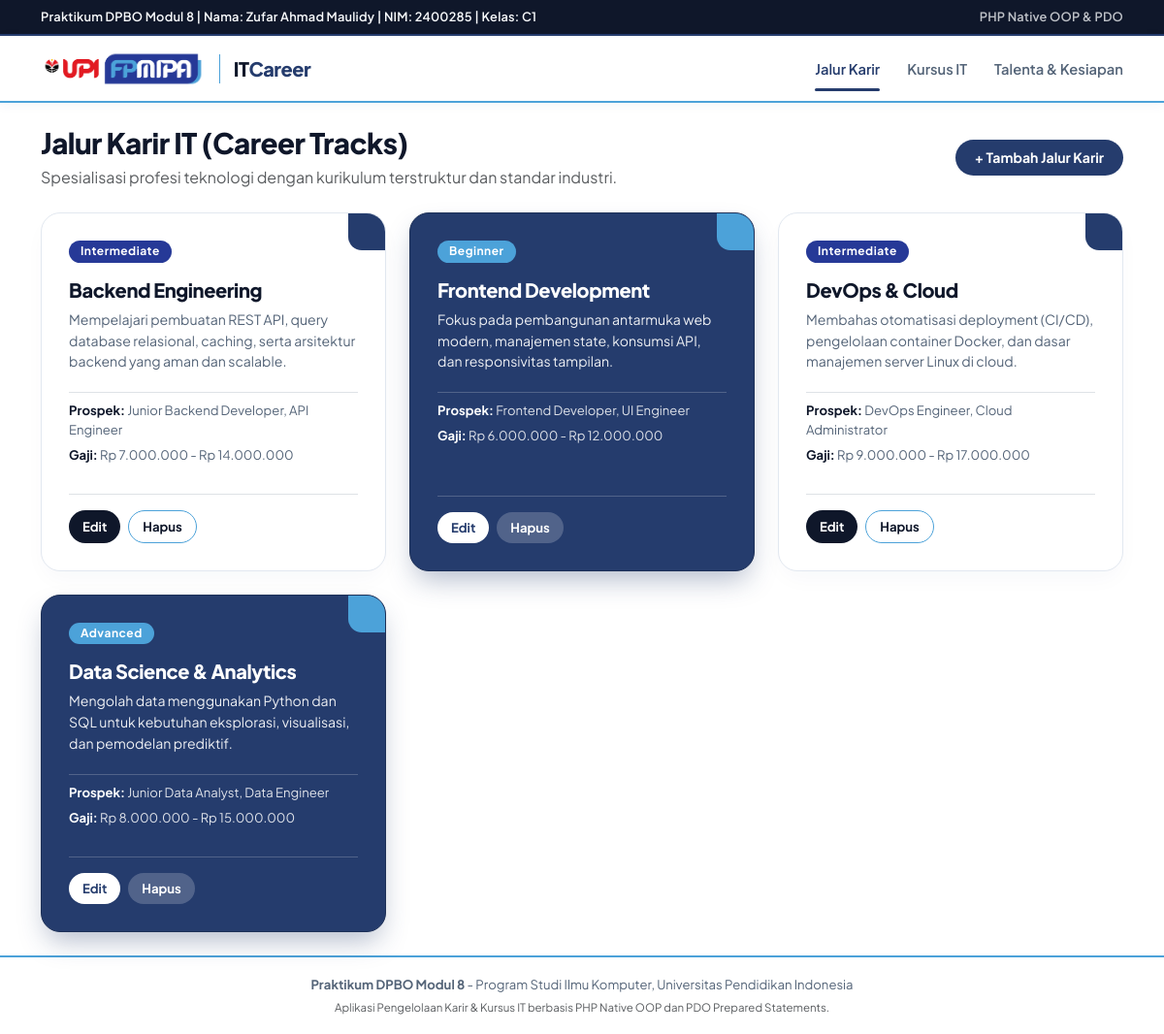
The page / on the database its author committed.
### tables this page shows
CREATE TABLE `tracks` (
  `id` INT AUTO_INCREMENT PRIMARY KEY,
  `track_name` VARCHAR(100) NOT NULL,
  `career_prospect` VARCHAR(150) NOT NULL,
  `estimated_salary` VARCHAR(60) NOT NULL,
  `difficulty_level` ENUM('Beginner', 'Intermediate', 'Advanced') NOT NULL DEFAULT 'Beginner',
  `description` TEXT,
  `created_at` TIMESTAMP DEFAULT CURRENT_TIMESTAMP
);

### class/Track.php (called while the page is built, shortened)
<?php
class Track {
    private ?PDO $db;
    private string $table = "tracks";
    public function __construct(?PDO $dbConnection) {
        $this->db = $dbConnection;
    }
    public function getAll(): array {
        $sql = "SELECT * FROM {$this->table} ORDER BY id ASC";
        $stmt = $this->db->prepare($sql);
        $stmt->execute();
        return $stmt->fetchAll();
    }
}

### view/tracks.php (the view, shortened to what this page needs)
<?php
$edit_data = null;
?>
<div class="d-flex justify-content-between align-items-center flex-wrap gap-3 mb-4">
    <div>
        <h1 class="page-title">Jalur Karir IT (Career Tracks)</h1>
        <p class="text-muted mb-0">Spesialisasi profesi teknologi dengan kurikulum terstruktur dan standar industri.</p>
    </div>
    <div>
        <button class="btn-pill btn-pill-primary" type="button" data-bs-toggle="collapse" data-bs-target="#formCollapseTrack" aria-expanded="<?= $edit_data ? 'true' : 'false'; ?>">
            <?= $edit_data ? 'Tutup Form' : '+ Tambah Jalur Karir'; ?>
        </button>
    </div>
</div>
<?php if (empty($trackList)): ?>
    <div class="card-custom p-5 text-center text-muted">
        <p class="mb-2">Belum ada data jalur karir yang terdaftar.</p>
        <small>Klik tombol <strong>+ Tambah Jalur Karir</strong> di atas untuk membuat entitas baru.</small>
    </div>
<?php else: ?>
    <div class="track-grid">
        <?php foreach ($trackList as $index => $item): ?>
            <?php
            $isAlternate = ($index % 2 === 1);
            ?>
            <?php if (!$isAlternate): ?>
                <div class="track-card-a">
                    <div>
                        <div class="d-flex justify-content-between align-items-center mb-3">
                            <span class="badge-pill-rose"><?= htmlspecialchars($item['difficulty_level']); ?></span>
                        </div>
                        <h3 class="track-title"><?= htmlspecialchars($item['track_name']); ?></h3>
                        <p class="track-desc"><?= htmlspecialchars($item['description']); ?></p>
                        <div class="pt-2 border-top">
                            <div class="track-info-item">
                                <strong>Prospek:</strong> <?= htmlspecialchars($item['career_prospect']); ?>
                            </div>
                            <div class="track-info-item">
                                <strong>Gaji:</strong> <?= htmlspecialchars($item['estimated_salary']); ?>
                            </div>
                        </div>
                    </div>
                    <div class="d-flex gap-2 mt-4 pt-3 border-top">
                        <a href="index.php?page=tracks&action=edit&id=<?= $item['id']; ?>" class="btn-pill btn-pill-dark btn-pill-sm">
                            Edit
                        </a>
                        <a href="index.php?page=tracks&action=delete&id=<?= $item['id']; ?>" class="btn-pill btn-pill-outline btn-pill-sm" onclick="return confirm('Hapus jalur karir ini? Kursus terkait akan ikut terhapus via CASCADE.')">
                            Hapus
                        </a>
                    </div>
                </div>
            <?php else: ?>
                <div class="track-card-b">
                    <div>
                        <div class="d-flex justify-content-between align-items-center mb-3">
                            <span class="badge-pill-blush"><?= htmlspecialchars($item['difficulty_level']); ?></span>
                        </div>
                        <h3 class="track-title"><?= htmlspecialchars($item['track_name']); ?></h3>
                        <p class="track-desc"><?= htmlspecialchars($item['description']); ?></p>
                        <div class="pt-2 border-top" style="border-color: rgba(255,255,255,0.2) !important;">
                            <div class="track-info-item">
                                <strong>Prospek:</strong> <?= htmlspecialchars($item['career_prospect']); ?>
                            </div>
                            <div class="track-info-item">
                                <strong>Gaji:</strong> <?= htmlspecialchars($item['estimated_salary']); ?>
                            </div>
                        </div>
                    </div>
                    <div class="d-flex gap-2 mt-4 pt-3 border-top" style="border-color: rgba(255,255,255,0.2) !important;">
                        <a href="index.php?page=tracks&action=edit&id=<?= $item['id']; ?>" class="btn-pill btn-pill-white btn-pill-sm">
                            Edit
                        </a>
                        <a href="index.php?page=tracks&action=delete&id=<?= $item['id']; ?>" class="btn-pill btn-pill-sm" style="background: rgba(255,255,255,0.2) !important; color: #FFFFFF !important;" onclick="return confirm('Hapus jalur karir ini? Kursus terkait akan ikut terhapus via CASCADE.')">
                            Hapus
                        </a>
                    </div>
                </div>
            <?php endif; ?>
        <?php endforeach; ?>
    </div>
<?php endif; ?>

### style.css (style rules this page uses)
:root { --brand-navy: #253C6D; --brand-navy-dark: #1D3057; --brand-red: var(--brand-navy); --brand-red-dark: var(--brand-navy-dark); --brand-blue: #263997; --brand-sky: #4CA2D9; --brand-rose: var(--brand-blue); --brand-blush: var(--brand-sky); --bg-cream: #FFFFFF; --bg-card: #FFFFFF; --text-main: #0F172A; --text-muted: #546478; --border-subtle: #E2E8F0; --btn-dark: #0F172A; --bg-page: #FFFFFF; }
* { box-sizing: border-box; }
body { font-family: 'Plus Jakarta Sans', -apple-system, BlinkMacSystemFont, sans-serif; background-color: var(--bg-page); color: var(--text-muted); min-height: 100vh; display: flex; flex-direction: column; margin: 0; line-height: 1.5; }
h1, h2, h3, h4, h5, h6, .page-title, .section-title, .card-title { font-family: 'Plus Jakarta Sans', sans-serif; color: var(--text-main); font-weight: 800; line-height: 1.2; letter-spacing: -0.02em; }
.page-title { font-size: 1.85rem; margin-bottom: 0.35rem; }
.badge-pill-rose, .badge-pill-blue { border-radius: 9999px; padding: 4px 12px; font-size: 0.75rem; font-weight: 700; color: #FFFFFF; background-color: var(--brand-blue); display: inline-flex; align-items: center; justify-content: center; line-height: 1.2; letter-spacing: 0.5px; }
.badge-pill-blush, .badge-pill-sky, .badge-pill-gold { border-radius: 9999px; padding: 4px 12px; font-size: 0.75rem; font-weight: 700; color: #FFFFFF; background-color: var(--brand-sky); display: inline-flex; align-items: center; justify-content: center; line-height: 1.2; letter-spacing: 0.5px; }
.btn-pill { border-radius: 9999px !important; padding: 8px 20px; font-weight: 700; font-size: 0.88rem; display: inline-flex; align-items: center; justify-content: center; gap: 6px; border: none; text-decoration: none; transition: all 0.2s cubic-bezier(0.4, 0, 0.2, 1); cursor: pointer; }
.btn-pill-primary { background-color: var(--brand-red) !important; color: #FFFFFF !important; }
.btn-pill-dark { background-color: var(--btn-dark) !important; color: #FFFFFF !important; }
.btn-pill-white { background-color: #FFFFFF !important; color: var(--brand-red) !important; }
.btn-pill-outline { background-color: transparent !important; color: var(--text-main) !important; border: 1.5px solid var(--brand-blush) !important; }
.btn-pill-sm { padding: 6px 14px; font-size: 0.82rem; }
.track-grid { display: grid; grid-template-columns: repeat(auto-fit, minmax(280px, 1fr)); gap: 1.5rem; align-items: stretch; }
.track-card-a { background-color: #FFFFFF; border: 1px solid var(--border-subtle); border-radius: 20px; box-shadow: 0 10px 25px -5px rgba(37, 60, 109, 0.04); padding: 1.75rem; position: relative; overflow: hidden; display: flex; flex-direction: column; justify-content: space-between; transition: transform 0.2s ease, box-shadow 0.2s ease; }
.track-card-a::before { content: ''; position: absolute; top: 0; right: 0; width: 38px; height: 38px; background-color: var(--brand-red); border-bottom-left-radius: 14px; }
.track-card-a .track-title { color: var(--text-main); font-size: 1.25rem; font-weight: 800; margin-bottom: 0.5rem; padding-right: 28px; }
.track-card-a .track-desc { color: var(--text-muted); font-size: 0.88rem; line-height: 1.55; margin-bottom: 1.25rem; }
.track-card-a .track-info-item { font-size: 0.82rem; color: var(--text-muted); margin-bottom: 0.4rem; }
.track-card-a .track-info-item strong { color: var(--text-main); }
.track-card-b { background-color: var(--brand-red); border: 1px solid var(--brand-red-dark); border-radius: 20px; box-shadow: 0 14px 28px -6px rgba(37, 60, 109, 0.35); padding: 1.75rem; position: relative; overflow: hidden; display: flex; flex-direction: column; justify-content: space-between; color: #FFFFFF; transition: transform 0.2s ease, box-shadow 0.2s ease; }
.track-card-b::before { content: ''; position: absolute; top: 0; right: 0; width: 38px; height: 38px; background-color: var(--brand-sky); border-bottom-left-radius: 14px; }
.track-card-b .track-title { color: #FFFFFF; font-size: 1.25rem; font-weight: 800; margin-bottom: 0.5rem; padding-right: 28px; }
.track-card-b .track-desc { color: rgba(255, 255, 255, 0.92); font-size: 0.88rem; line-height: 1.55; margin-bottom: 1.25rem; }
.track-card-b .track-info-item { font-size: 0.82rem; color: rgba(255, 255, 255, 0.85); margin-bottom: 0.4rem; }
.track-card-b .track-info-item strong { color: #FFFFFF; }

### rows shown on the page
tracks: difficulty_level "Intermediate", track_name "Backend Engineering", description "Mempelajari pembuatan REST API, query database relasional, caching, serta arsitektur backend yang aman dan scalable.", career_prospect "Junior Backend Developer, API Engineer", estimated_salary "Rp 7.000.000 - Rp 14.000.000"
tracks: difficulty_level "Beginner", track_name "Frontend Development", description "Fokus pada pembangunan antarmuka web modern, manajemen state, konsumsi API, dan responsivitas tampilan.", career_prospect "Frontend Developer, UI Engineer", estimated_salary "Rp 6.000.000 - Rp 12.000.000"
tracks: difficulty_level "Intermediate", track_name "DevOps & Cloud", description "Membahas otomatisasi deployment (CI/CD), pengelolaan container Docker, dan dasar manajemen server Linux di cloud.", career_prospect "DevOps Engineer, Cloud Administrator", estimated_salary "Rp 9.000.000 - Rp 17.000.000"
tracks: difficulty_level "Advanced", track_name "Data Science & Analytics", description "Mengolah data menggunakan Python dan SQL untuk kebutuhan eksplorasi, visualisasi, dan pemodelan prediktif.", career_prospect "Junior Data Analyst, Data Engineer", estimated_salary "Rp 8.000.000 - Rp 15.000.000"
